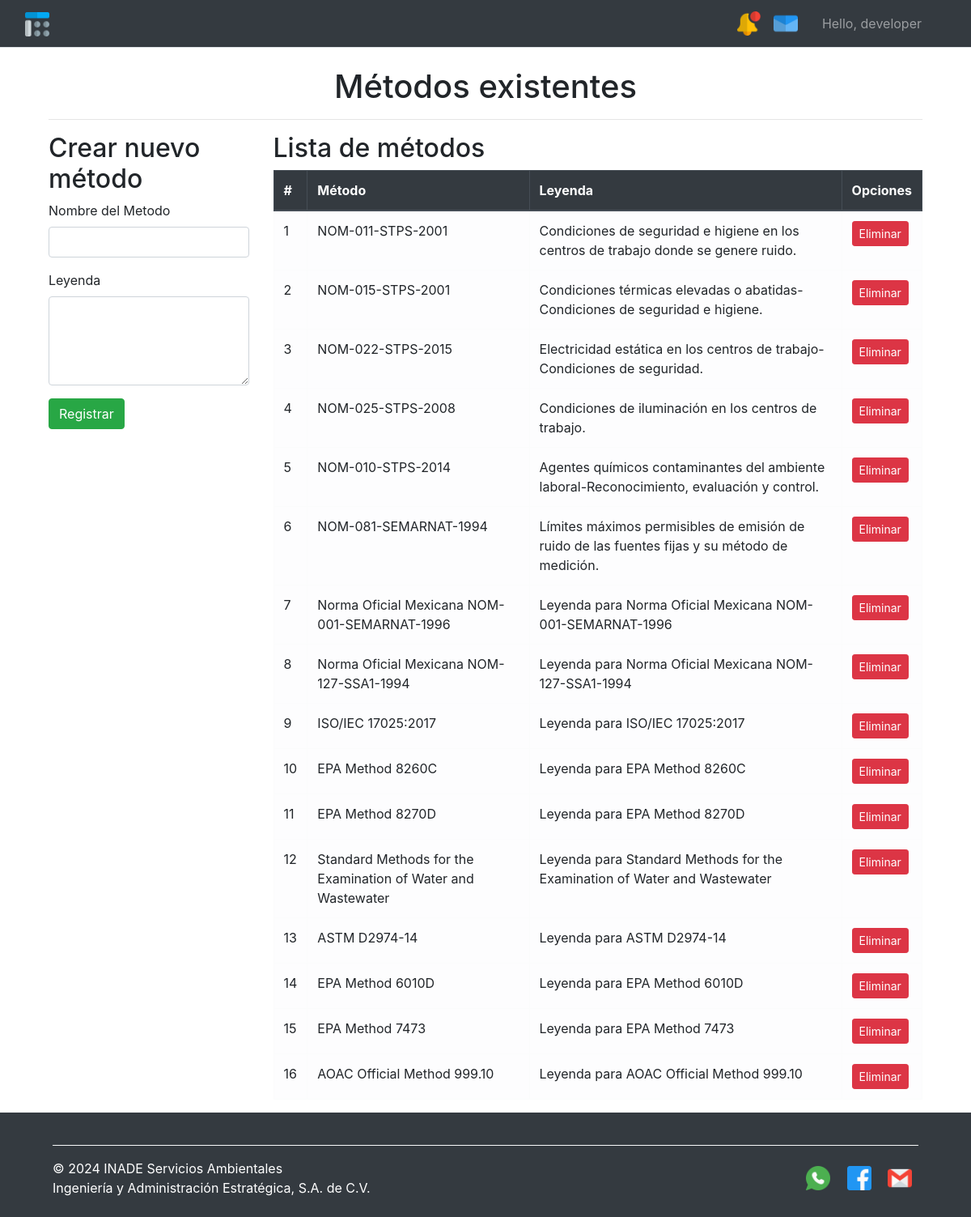
The page /metodo/ (signed in) on the database its author committed.
### accounts/models.py (models this page shows, shortened)
class CustomUser(AbstractUser):
    celular = models.CharField(max_length=15, blank=True, null=True)
    AREA_CHOICES = [
        ('admin', 'Administrador'),
        ('coordinador', 'Coordinador'),
        ('muestras', 'Muestras'),
        ('informes', 'Informes'),
        ('laboratorio', 'Laboratorio'),
        ('calidad', 'Calidad')
    ]
    rol = models.CharField(max_length=20, choices=AREA_CHOICES, blank=True, null=True)
    objects = CustomUserManager()

class Metodo(models.Model):
    nombre = models.CharField(max_length=100)# REPRESENNTA EL METODO
    leyenda = models.TextField(default="Leyenda predeterminada")# MUESTRA UNA DESCRIPCION DE LA NORMA

### accounts/vistas/views_servicios.py (the view)
# urls.py: path('metodo/',views_servicios.metodos_list,name='metodos_list'),
def metodos_list(request):
    metodos = Metodo.objects.all()
    return render(request,'accounts/servicios/servicios_metodos.html', {'metodos': metodos})

### accounts/templates/accounts/servicios/servicios_metodos.html (shortened to what this page needs)
{% extends 'accounts/base_dashboard.html' %}
{% load static %}
{% block content %}
<div class="container mt-4">
    <h1 class="text-center">Métodos existentes</h1>
    <hr />
    <div class="row">
        <div class="col-md-3">
            <h2>Crear nuevo método</h2>
            <form action="{% url 'metodo_create' %}" method="POST">
                <div class="form-group">
                    <label for="id_nombre">Nombre del Metodo</label>
                    <input type="text" name="nombre" class="form-control" maxlength="100" id="id_nombre"  />
                </div>
                <div class="form-group">
                    <label for="id_leyenda">Leyenda</label>
                    <textarea name="leyenda" class="form-control" rows="4" id="id_leyenda" ></textarea>
                </div>
                <input type="submit" class="btn btn-success" value="Registrar" />
            </form>
        </div>
        <div class="col-md-9">
            <h2>Lista de métodos</h2>
            <table class="table table-hover table-light table-bordered">
                <thead class="thead-dark">
                    <tr>
                        <th>#</th>
                        <th>Método</th>
                        <th>Leyenda</th>
                        <th colspan="1">Opciones</th>
                    </tr>
                </thead>
                <tbody>
                    {% for m in metodos %}
                    <tr>
                        <td>{{ forloop.counter }}</td>
                        <td>{{ m.nombre }}</td>
                        <td>{{ m.leyenda }}</td>
                        <td><a href="{% url 'metodo_delete' m.id %}" class="btn btn-danger btn-sm">Eliminar</a></td>
                    </tr>
                    {% endfor %}
                </tbody>
            </table>
        </div>
    </div>
</div>
{% endblock %}

### accounts/templates/accounts/base_dashboard.html (shortened to what this page needs)
<!DOCTYPE html>
<html lang="en">
<head>
    {% load static %}
    <link rel="stylesheet" href="{% static 'css/estilosdashboard.css' %}">
    <link rel="stylesheet" href="https://stackpath.bootstrapcdn.com/bootstrap/4.3.1/css/bootstrap.min.css">
</head>
<body>
  <div class="wrapper">
      <header class="navbar navbar-expand-lg navbar-dark bg-dark border-bottom">
          <div class="container-fluid">
              <div class="navbar-brand">
                  <a href="#"><img class="icon_nav" src="{% static 'img/menu1.png' %}" style="width: 30px;"></a>
              </div>
              <div class="d-flex align-items-center ms-auto">
                  <img class="icon me-3" src="{% static 'img/notificacion.png' %}" alt="Notificaciones" style="width: 30px; margin-right: 15px;">
                  <img class="icon me-3" src="{% static 'img/sobre.png' %}" alt="Mensajes" style="width: 30px;">
                  <span class="navbar-text titulousuario" style="margin-left: 30px; margin-right: 30px;">Hello, {{ user.username|default:'Guest' }}</span>
              </div>
          </div>
      </header>
      <div class="content">
          <main class="container mt-4">
              {% block content %}
              {% endblock %}
          </main>
      </div>
  </div>
  <footer class="bg-dark text-white py-4 mt-auto" style="width: 100%; padding: 50px;margin-top: auto;">
    <div class="container">
        <hr class="border-light">
        <div class="row align-items-center">
            <div class="col-md-6 text-center text-md-left mb-3 mb-md-0">
                <p class="mb-0">
                    <a href="https://www.inade.mx/" class="text-white">&copy; 2024 INADE Servicios Ambientales</a> <br>
                    Ingeniería y Administración Estratégica, S.A. de C.V.
                </p>
            </div>
            <div class="col-md-6 text-center text-md-right">
                <a href="" class="text-white mx-2">
                    <img src="{% static 'img/whatsapp.png' %}" alt="WhatsApp" style="width: 30px; height: 30px;">
                </a>
                <a href="https://www.facebook.com/p/Ingenier%C3%ADa-y-Administraci%C3%B3n-Estrat%C3%A9gica-SA-de-CV-100067820710003/" class="text-white mx-2">
                    <img src="{% static 'img/facebook.png' %}" alt="Facebook" style="width: 30px; height: 30px;">
                </a>
                <a href="" class="text-white mx-2">
                    <img src="{% static 'img/gmail.png' %}" alt="Gmail" style="width: 30px; height: 30px;">
                </a>
            </div>
        </div>
    </div>
  </footer>
</body>
</html>

### accounts/static/css/estilosdashboard.css (style rules this page uses)
html, body { height: 100%; margin: 0; }
.wrapper { display: flex; flex-direction: column; min-height: 89vh; }
footer { background-color: #2e2e2e; color: #ffffff8d; padding: 50px; width: 100%; z-index: 1; margin-top: auto; }

### rows shown on the page
CustomUser: username "developer"
Metodo: nombre "NOM-011-STPS-2001", leyenda "Condiciones de seguridad e higiene en los centros de trabajo donde se genere ruido."
Metodo: nombre "NOM-015-STPS-2001", leyenda "Condiciones térmicas elevadas o abatidas-Condiciones de seguridad e higiene."
Metodo: nombre "NOM-022-STPS-2015", leyenda "Electricidad estática en los centros de trabajo-Condiciones de seguridad."
Metodo: nombre "NOM-025-STPS-2008", leyenda "Condiciones de iluminación en los centros de trabajo."
Metodo: nombre "NOM-010-STPS-2014", leyenda "Agentes químicos contaminantes del ambiente laboral-Reconocimiento, evaluación y control."
Metodo: nombre "NOM-081-SEMARNAT-1994", leyenda "Límites máximos permisibles de emisión de ruido de las fuentes fijas y su método de medición."
Metodo: nombre "Norma Oficial Mexicana NOM-001-SEMARNAT-1996", leyenda "Leyenda para Norma Oficial Mexicana NOM-001-SEMARNAT-1996"
Metodo: nombre "Norma Oficial Mexicana NOM-127-SSA1-1994", leyenda "Leyenda para Norma Oficial Mexicana NOM-127-SSA1-1994"
Metodo: nombre "ISO/IEC 17025:2017", leyenda "Leyenda para ISO/IEC 17025:2017"
Metodo: nombre "EPA Method 8260C", leyenda "Leyenda para EPA Method 8260C"
Metodo: nombre "EPA Method 8270D", leyenda "Leyenda para EPA Method 8270D"
Metodo: nombre "Standard Methods for the Examination of Water and Wastewater", leyenda "Leyenda para Standard Methods for the Examination of Water and Wastewater"
Metodo: nombre "ASTM D2974-14", leyenda "Leyenda para ASTM D2974-14"
Metodo: nombre "EPA Method 6010D", leyenda "Leyenda para EPA Method 6010D"
Metodo: nombre "EPA Method 7473", leyenda "Leyenda para EPA Method 7473"
Metodo: nombre "AOAC Official Method 999.10", leyenda "Leyenda para AOAC Official Method 999.10"
